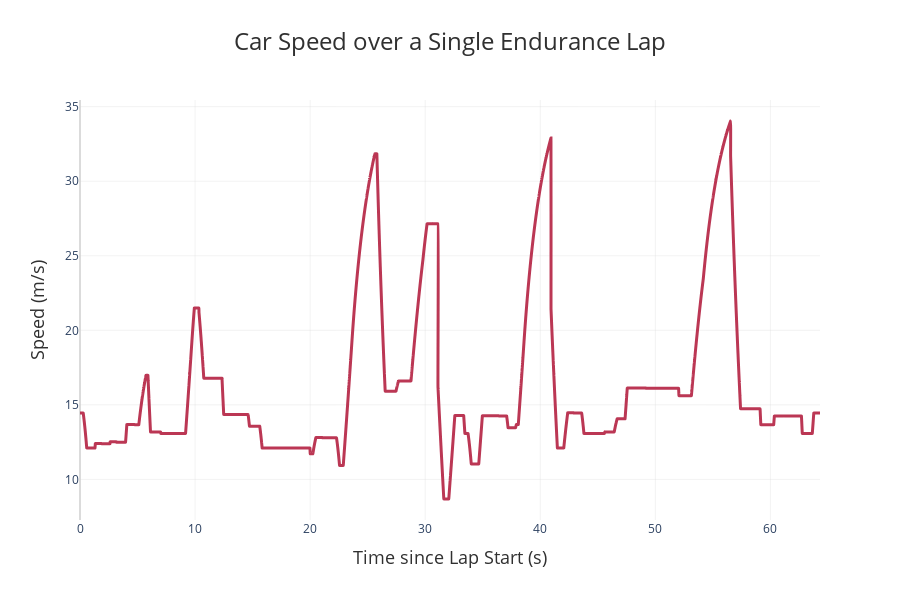

The notebook cell this image was saved under:
### Code cell
plot2D(
    x_list=np.array(endurance_results.time_list),
    y_list=np.array(endurance_results.vel_list),
    title="Car Speed over a Single Endurance Lap",
    x_axis="Time since Lap Start (s)",
    y_axis="Speed (m/s)",
    theme="powertrain",
)

### Figure 1 — Plotly figure (JSON) as saved in the notebook; plotly's stock layout.template omitted (floating-point values rounded to 4 significant figures; data arrays with more than 128 entries replaced by an {"elided": "..."} marker saying what was removed)
{"data": [{"hovertemplate": "Time since Lap Start (s): %{x}<br>Speed (m/s): %{y:.2f}<extra></extra>", "line": {"color": "#BB3754", "shape": "spline", "width": 3}, "mode": "lines", "type": "scatter", "x": {"elided": "16091 float values"}, "y": {"elided": "16091 float values"}}], "layout": {"height": 600, "hovermode": "closest", "legend": {"title": {"text": "Legend"}}, "margin": {"b": 80, "l": 80, "r": 80, "t": 100}, "plot_bgcolor": "white", "showlegend": false, "title": {"font": {"color": "#303030", "size": 24}, "text": "Car Speed over a Single Endurance Lap", "x": 0.5, "xanchor": "center"}, "width": 900, "xaxis": {"gridcolor": "rgba(211, 211, 211, 0.3)", "gridwidth": 1, "showgrid": true, "title": {"font": {"color": "#303030", "size": 18}, "text": "Time since Lap Start (s)"}, "zeroline": true, "zerolinecolor": "rgba(211, 211, 211, 0.8)", "zerolinewidth": 2}, "yaxis": {"gridcolor": "rgba(211, 211, 211, 0.3)", "gridwidth": 1, "showgrid": true, "title": {"font": {"color": "#303030", "size": 18}, "text": "Speed (m/s)"}, "zeroline": true, "zerolinecolor": "rgba(211, 211, 211, 0.8)", "zerolinewidth": 2}}}
